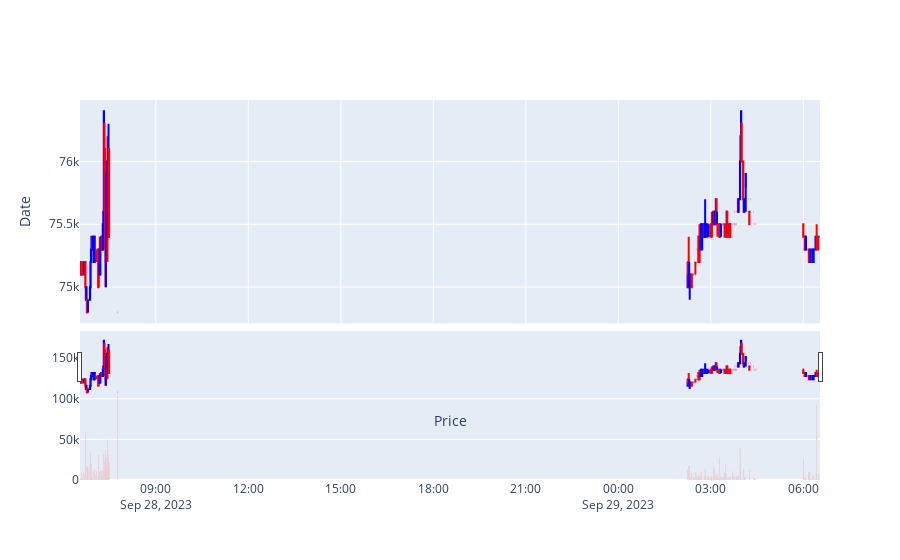

The code cell stored with this chart in its notebook:
### Code cell
vnquant_candle_stick(data)

### Figure 1 — Plotly figure (JSON) as saved in the notebook; plotly's stock layout.template omitted (floating-point values rounded to 4 significant figures; data arrays with more than 128 entries replaced by an {"elided": "..."} marker saying what was removed)
{"data": [{"close": {"elided": "199 int values"}, "decreasing": {"line": {"color": "red"}}, "high": {"elided": "199 int values"}, "increasing": {"line": {"color": "blue"}}, "low": {"elided": "199 int values"}, "open": {"elided": "199 int values"}, "type": "candlestick", "x": {"elided": "199 str values"}, "xaxis": "x", "yaxis": "y"}, {"name": "Volume", "type": "bar", "x": {"elided": "199 str values"}, "xaxis": "x2", "y": {"elided": "199 int values"}, "yaxis": "y2"}], "layout": {"showlegend": false, "title": {}, "xaxis": {"anchor": "y", "domain": [0, 1], "matches": "x2", "showticklabels": false, "title": {"text": "Price"}}, "xaxis2": {"anchor": "y2", "domain": [0, 1]}, "yaxis": {"anchor": "x", "domain": [0.412, 1], "title": {"text": "Date"}}, "yaxis2": {"anchor": "x2", "domain": [0, 0.392]}}}
